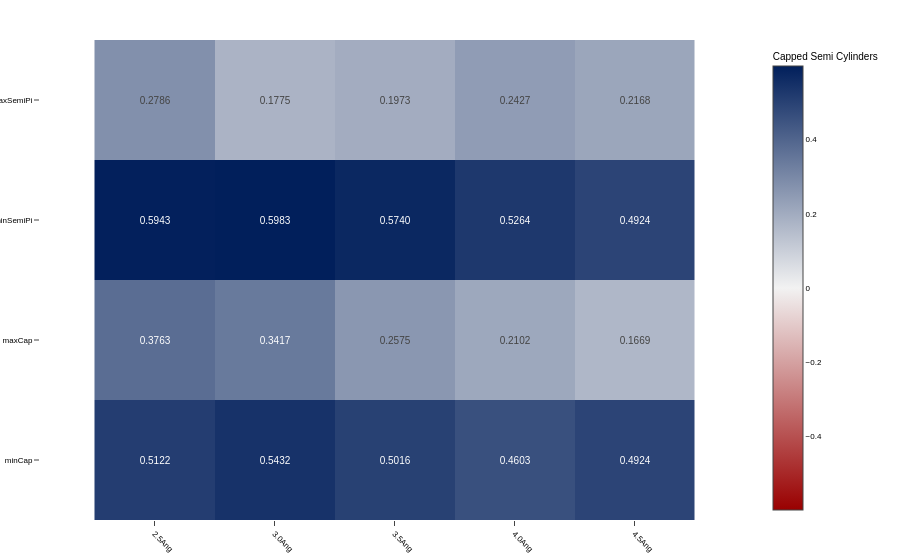

Notebook code cell kept with this figure:
### Code cell
fig = makeFig(["2.5Ang" , "3.0Ang",  "3.5Ang" , "4.0Ang" , "4.5Ang"] , ["minCap" , "maxCap" , "minSemiPi" , "maxSemiPi"] , [[0.5121620111725528,
                                                                                                                            0.5431787638248692,
                                                                                                                            0.5016164492078204,
                                                                                                                            0.46031534992733875,
                                                                                                                            0.49235012175745974],
                                                                                                                            [0.37627977335709484,
                                                                                                                            0.34165713579929363,
                                                                                                                            0.25746833491140264,
                                                                                                                            0.21022264475102895,
                                                                                                                            0.16692672275335543,
                                                                                                                            ],
                                                                                                                            [0.5942882972474616,
                                                                                                                            0.5983457885788699,
                                                                                                                            0.5739727844954942,
                                                                                                                            0.5264384788339423,
                                                                                                                            0.49235012175745974],
                                                                                                                            [0.278635034657376,
                                                                                                                            0.1774894238206641,
                                                                                                                            0.19733368627918804,
                                                                                                                            0.24268783096397395,
                                                                                                                            0.2167966441486169]]
                                                                                                                            , "Capped Semi Cylinders")
fig.show()

### Figure 1 — Plotly figure (JSON) as saved in the notebook; plotly's stock layout.template omitted (floating-point values rounded to 4 significant figures)
{"data": [{"colorbar": {"title": {"text": "Capped Semi Cylinders"}}, "colorscale": [[0, "#990000"], [0.5, "#F2F2F2"], [1, "#011F5B"]], "text": [[0.5122, 0.5432, 0.5016, 0.4603, 0.4924], [0.3763, 0.3417, 0.2575, 0.2102, 0.1669], [0.5943, 0.5983, 0.574, 0.5264, 0.4924], [0.2786, 0.1775, 0.1973, 0.2427, 0.2168]], "textfont": {"size": 10}, "texttemplate": "%{text:.4f}", "type": "heatmap", "x": ["2.5Ang", "3.0Ang", "3.5Ang", "4.0Ang", "4.5Ang"], "y": ["minCap", "maxCap", "minSemiPi", "maxSemiPi"], "z": [[0.5122, 0.5432, 0.5016, 0.4603, 0.4924], [0.3763, 0.3417, 0.2575, 0.2102, 0.1669], [0.5943, 0.5983, 0.574, 0.5264, 0.4924], [0.2786, 0.1775, 0.1973, 0.2427, 0.2168]], "zmid": 0}], "layout": {"autosize": true, "margin": {"b": 40, "l": 40, "r": 40, "t": 40}, "yaxis": {"scaleanchor": "x", "scaleratio": 1}}}
